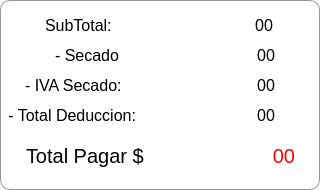
      <widget class="QFrame" name="frame_26">
       <property name="geometry">
        <rect>
         <x>1030</x>
         <y>420</y>
         <width>320</width>
         <height>190</height>
        </rect>
       </property>
       <property name="styleSheet">
        <string notr="true">font: 16pt &quot;Bahnschrift&quot;;
border-width:1px;
border-color:rgb(150, 150, 150);
background:rgb(255, 255, 255);
border-style:solid;
border-radius:10px;</string>
       </property>
       <property name="frameShape">
        <enum>QFrame::StyledPanel</enum>
       </property>
       <property name="frameShadow">
        <enum>QFrame::Raised</enum>
       </property>
       <widget class="QLabel" name="Liq_Total_Pagar">
        <property name="geometry">
         <rect>
          <x>20</x>
          <y>140</y>
          <width>131</width>
          <height>31</height>
         </rect>
        </property>
        <property name="styleSheet">
         <string notr="true">font:20px;
border-radius:0px;
background:transparent;
border-color: transparent;</string>
        </property>
        <property name="text">
         <string>Total Pagar $</string>
        </property>
        <property name="alignment">
         <set>Qt::AlignLeading|Qt::AlignLeft|Qt::AlignVCenter</set>
        </property>
       </widget>
       <widget class="QLabel" name="Liq_Total_Pagar_edit">
        <property name="geometry">
         <rect>
          <x>170</x>
          <y>140</y>
          <width>131</width>
          <height>31</height>
         </rect>
        </property>
        <property name="styleSheet">
         <string notr="true">font:20px;
color:red;
border-radius:0px;
background:transparent;
border-color: transparent;</string>
        </property>
        <property name="text">
         <string>00</string>
        </property>
        <property name="alignment">
         <set>Qt::AlignRight|Qt::AlignTrailing|Qt::AlignVCenter</set>
        </property>
       </widget>
       <widget class="QLabel" name="Liq_Total_IvaSecado">
        <property name="geometry">
         <rect>
          <x>20</x>
          <y>70</y>
          <width>101</width>
          <height>31</height>
         </rect>
        </property>
        <property name="styleSheet">
         <string notr="true">font:16px;
border-radius:0px;
background:transparent;
border-color: transparent;</string>
        </property>
        <property name="text">
         <string>- IVA Secado:</string>
        </property>
        <property name="alignment">
         <set>Qt::AlignLeading|Qt::AlignLeft|Qt::AlignVCenter</set>
        </property>
       </widget>
       <widget class="QLabel" name="Liq_Total_SubTotal">
        <property name="geometry">
         <rect>
          <x>40</x>
          <y>10</y>
          <width>81</width>
          <height>31</height>
         </rect>
        </property>
        <property name="styleSheet">
         <string notr="true">font:16px;
border-radius:0px;
background:transparent;
border-color: transparent;</string>
        </property>
        <property name="text">
         <string>SubTotal:</string>
        </property>
        <property name="alignment">
         <set>Qt::AlignLeading|Qt::AlignLeft|Qt::AlignVCenter</set>
        </property>
       </widget>
       <widget class="QLabel" name="Liq_Total_SubTotal_edit">
        <property name="geometry">
         <rect>
          <x>147</x>
          <y>10</y>
          <width>131</width>
          <height>31</height>
         </rect>
        </property>
        <property name="styleSheet">
         <string notr="true">font:16px;
color:black;
border-radius:0px;
background:transparent;
border-color: transparent;</string>
        </property>
        <property name="text">
         <string>00</string>
        </property>
        <property name="alignment">
         <set>Qt::AlignRight|Qt::AlignTrailing|Qt::AlignVCenter</set>
        </property>
       </widget>
       <widget class="QLabel" name="Liq_Total_Secado">
        <property name="geometry">
         <rect>
          <x>50</x>
          <y>40</y>
          <width>71</width>
          <height>31</height>
         </rect>
        </property>
        <property name="styleSheet">
         <string notr="true">font:16px;
border-radius:0px;
background:transparent;
border-color: transparent;</string>
        </property>
        <property name="text">
         <string>- Secado:</string>
        </property>
        <property name="alignment">
         <set>Qt::AlignLeading|Qt::AlignLeft|Qt::AlignVCenter</set>
        </property>
       </widget>
       <widget class="QLabel" name="Liq_Total_Deducciones">
        <property name="geometry">
         <rect>
          <x>-10</x>
          <y>100</y>
          <width>151</width>
          <height>31</height>
         </rect>
        </property>
        <property name="styleSheet">
         <string notr="true">font:16px;
border-radius:0px;
background:transparent;
border-color: transparent;</string>
        </property>
        <property name="text">
         <string>- Total Deduccion:</string>
        </property>
        <property name="alignment">
         <set>Qt::AlignRight|Qt::AlignTrailing|Qt::AlignVCenter</set>
        </property>
       </widget>
       <widget class="QLabel" name="Liq_Total_Secado_edit">
        <property name="geometry">
         <rect>
          <x>150</x>
          <y>40</y>
          <width>130</width>
          <height>31</height>
         </rect>
        </property>
        <property name="styleSheet">
         <string notr="true">font:16px;
border-radius:0px;
background:transparent;
border-color: transparent;</string>
        </property>
        <property name="text">
         <string>00</string>
        </property>
        <property name="alignment">
         <set>Qt::AlignRight|Qt::AlignTrailing|Qt::AlignVCenter</set>
        </property>
       </widget>
       <widget class="QLabel" name="Liq_Total_IvaSecado_edit">
        <property name="geometry">
         <rect>
          <x>150</x>
          <y>70</y>
          <width>130</width>
          <height>31</height>
         </rect>
        </property>
        <property name="styleSheet">
         <string notr="true">font:16px;
border-radius:0px;
background:transparent;
border-color: transparent;</string>
        </property>
        <property name="text">
         <string>00</string>
        </property>
        <property name="alignment">
         <set>Qt::AlignRight|Qt::AlignTrailing|Qt::AlignVCenter</set>
        </property>
       </widget>
       <widget class="QLabel" name="Liq_Total_Deducciones_edit">
        <property name="geometry">
         <rect>
          <x>150</x>
          <y>100</y>
          <width>130</width>
          <height>31</height>
         </rect>
        </property>
        <property name="styleSheet">
         <string notr="true">font:16px;
border-radius:0px;
background:transparent;
border-color: transparent;</string>
        </property>
        <property name="text">
         <string>00</string>
        </property>
        <property name="alignment">
         <set>Qt::AlignRight|Qt::AlignTrailing|Qt::AlignVCenter</set>
        </property>
       </widget>
      </widget>
